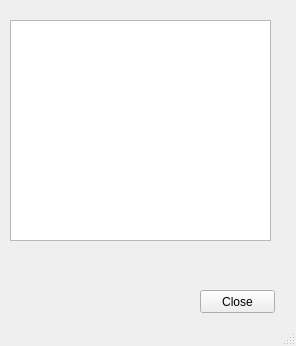
<?xml version="1.0" encoding="UTF-8"?>
<ui version="4.0">
 <class>MainWindow</class>
 <widget class="QMainWindow" name="MainWindow">
  <property name="geometry">
   <rect>
    <x>0</x>
    <y>0</y>
    <width>296</width>
    <height>346</height>
   </rect>
  </property>
  <property name="windowTitle">
   <string>MainWindow</string>
  </property>
  <widget class="QWidget" name="centralwidget">
   <widget class="QPushButton" name="pushButton">
    <property name="geometry">
     <rect>
      <x>200</x>
      <y>290</y>
      <width>75</width>
      <height>23</height>
     </rect>
    </property>
    <property name="text">
     <string>Close</string>
    </property>
   </widget>
   <widget class="QListView" name="listView">
    <property name="geometry">
     <rect>
      <x>10</x>
      <y>20</y>
      <width>261</width>
      <height>221</height>
     </rect>
    </property>
   </widget>
  </widget>
  <widget class="QStatusBar" name="statusbar"/>
 </widget>
 <resources/>
 <connections/>
</ui>
